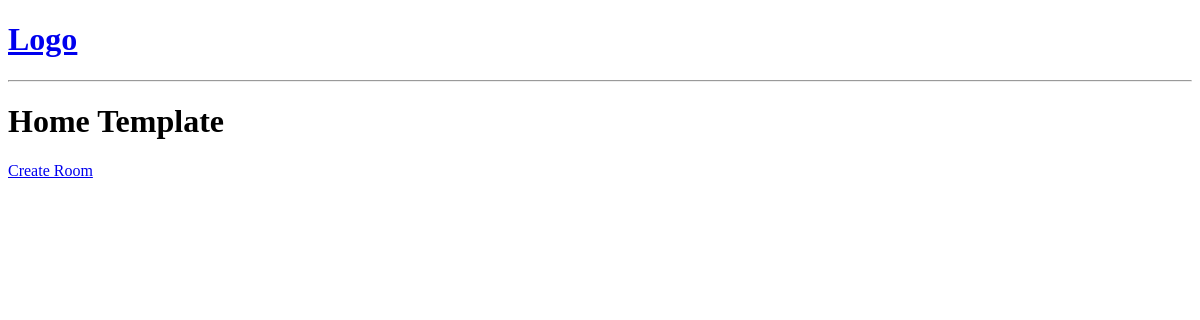
Before: / with the older database file.
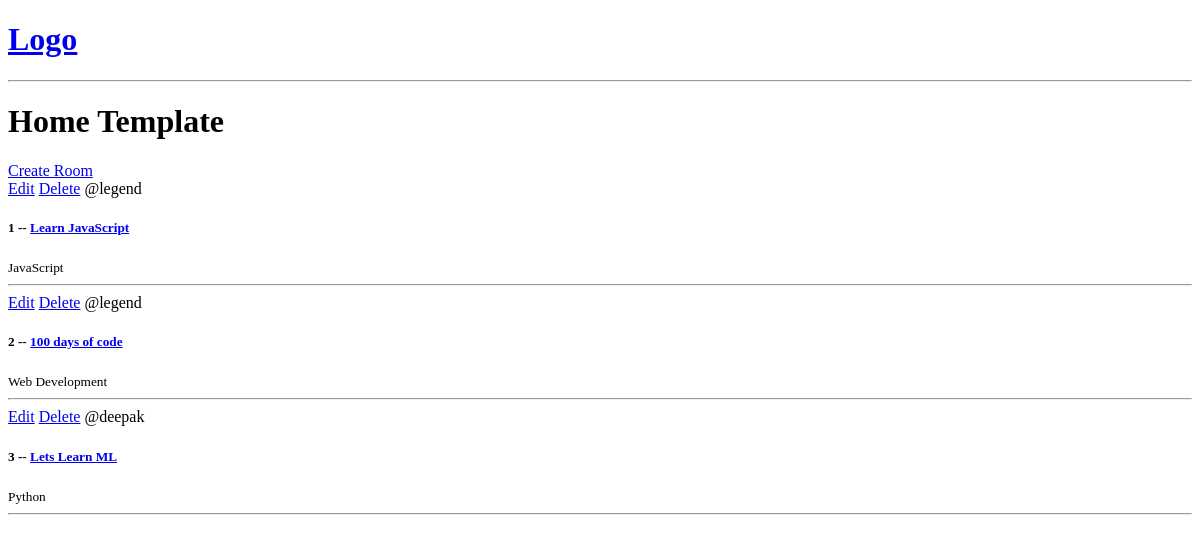
After: the same page with the newer database file.
### base/models.py (models this page shows, shortened)
class Room(models.Model):
    host = models.ForeignKey(User, on_delete=models.SET_NULL, null=True)
    topic = models.ForeignKey(Topic, on_delete=models.SET_NULL, null=True)
    name = models.CharField(max_length=200)
    description = models.TextField(null=True, blank=True)
    updated = models.DateTimeField(auto_now=True)
    created = models.DateTimeField(auto_now_add=True)
    class Meta:
        ordering = ["-updated", "-created"]

class Topic(models.Model):
    name = models.CharField(max_length=200)

### base/views.py (the view)
# urls.py: path('', views.home, name='home'),
def home(request):
    rooms_list = Room.objects.all()
    context = {'rooms_list': rooms_list}
    return render(request, 'base/home.html', context)

### base/templates/base/home.html
{% extends 'main.html' %} {% block content %}
<h1>Home Template</h1>
<div>
    <a href="{% url 'create-room' %}">Create Room</a>
    <div>
        {% for room in rooms_list %}
        <div>
            <a href="{% url 'update-room' room.id %}">Edit</a>
            <a href="{% url 'delete-room' room.id %}">Delete</a>
            <span>@{{room.host.username}}</span>
            <h5>
                {{room.id}} --
                <a href="{% url 'room' room.id %}">{{room.name}}</a>
            </h5>
            <small>{{room.topic.name}}</small>
            <hr />
        </div>
        {% endfor %}
    </div>
</div>
{% endblock content%}

### templates/main.html (shortened to what this page needs)
<!DOCTYPE html>
<html lang="en">
<head>
</head>
<body>
    {% include 'navbar.html' %}
    {% block content %}
    {% endblock %}
</body>
</html>

### templates/navbar.html
<a href="/">
    <h1>Logo</h1>
</a>
<hr />

Changed rows visible on the page:
added Room: host.username "legend", id "1", name "Learn JavaScript", topic.name "JavaScript"
added Room: host.username "legend", id "2", name "100 days of code", topic.name "Web Development"
added Room: host.username "deepak", id "3", name "Lets Learn ML", topic.name "Python"
